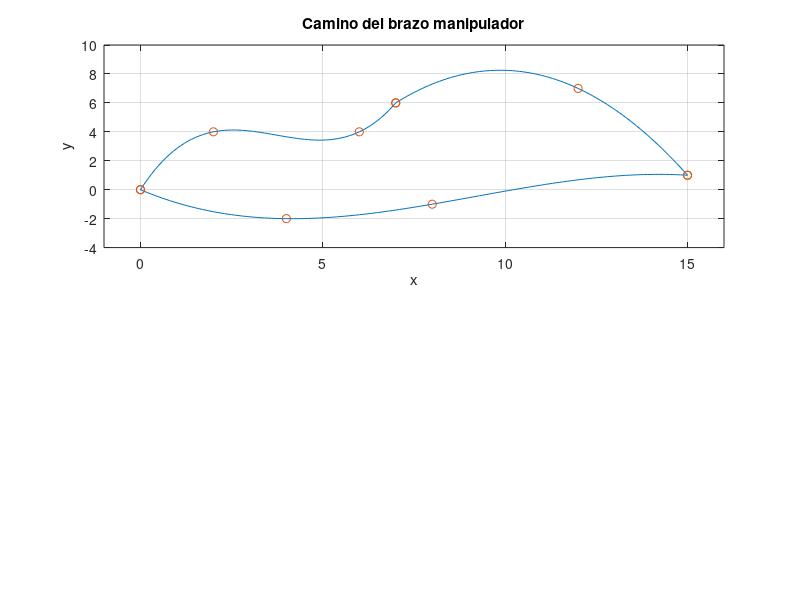

The MATLAB source for this figure:
% Estas instrucciones leen un archivo de datos que contiene
% loa puntos de una trayectoria para que un brazo manipulador
% vaya a un lugar y recoja un objeto, luego vaya a otro
% lugar y suelte el objeto, y por último regrese a
% la posición inicial.
%
load points.dat;
x = points(:,1);
y = points(:,2);
code = points(:,3);
%
% Generar las tres trayectorias individuales.
%
grasp = find(code == 2);
release = find(code == 3);
lenx = length(x);

x1 = x(1:grasp);        
y1 = y(1:grasp);
x2 = x(grasp:release);  
y2 = y(grasp:release);
x3 = x(release:lenx);   
y3 = y(release:lenx);
%
% Calcular el incremento de tiempo y las secuencias de tiempo correspondientes.
%
incr = min(abs(x(2:lenx)-x(1:lenx-1)))/10;
t1 = x(1):incr*sign(x(grasp)-x(1)):x(grasp);
t2 = x(grasp):incr*sign(x(release)-x(grasp)):x(release);
t3 = x(release):incr*sign(x(lenx)-x(release)):x(lenx);
%
% Calcular las splines.
%
s1 = interp1(x1,y1,t1,'spline');
s2 = interp1(x2,y2,t2,'spline');
s3 = interp1(x3,y3,t3,'spline');
%
% Graficar la trayectoria de splines.
%
subplot(2,1,1),...
    plot([t1 t2 t3], [s1 s2 s3], [x1' x2' x3'], [y1' y2' y3'], 'o'), title ('Camino del brazo manipulador'),... 
    xlabel('x'), ylabel('y'), grid;
axis( [-1,16, -4,10]);